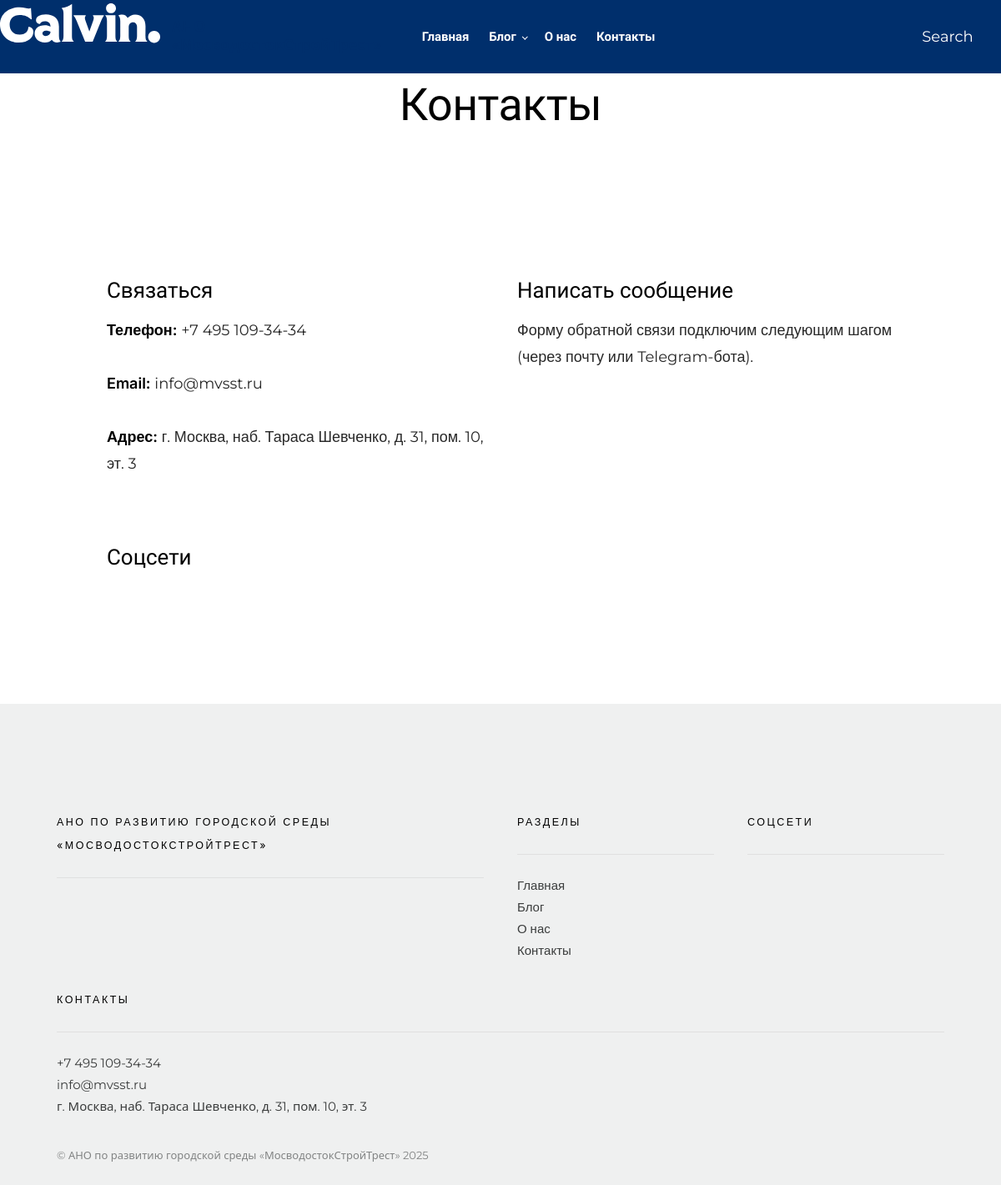
Page /contact/ on the committed database.
### core/models.py (models this page shows, shortened)
class SiteSettings(models.Model):
    site_title = models.CharField("Название сайта", max_length=200, default="МВС СТ")
    organization_name = models.CharField("Название организации", max_length=200, blank=True, default="МВС СТ")
    tagline = models.CharField("Слоган", max_length=250, blank=True, default="")
    logo = models.ImageField("Логотип (PNG/SVG как картинка)", upload_to="site/", blank=True, null=True)
    phone = models.CharField("Телефон", max_length=100, blank=True, default="")
    email = models.EmailField("Email", blank=True, default="")
    address = models.CharField("Адрес", max_length=300, blank=True, default="")
    about_title = models.CharField("Заголовок 'О нас'", max_length=200, blank=True, default="О нас")
    about_text = RichTextField("Текст 'О нас'", blank=True, default="")
    mission_title = models.CharField("Заголовок 'Миссия'", max_length=200, blank=True, default="Миссия")
    mission_text = RichTextField("Текст 'Миссия'", blank=True, default="")
    vk = models.URLField("VK", blank=True, default="")
    telegram = models.URLField("Telegram", blank=True, default="")
    youtube = models.URLField("YouTube", blank=True, default="")
    seo_title = models.CharField("SEO title", max_length=255, blank=True, default="")
    seo_description = models.CharField("SEO description", max_length=300, blank=True, default="")
    updated_at = models.DateTimeField(auto_now=True)
    class Meta:
        verbose_name = "Настройки сайта"
        verbose_name_plural = "Настройки сайта"

### core/views.py (the view)
# urls.py: path("contact/", ContactView.as_view(), name="contact"),
class ContactView(TemplateView):
    template_name = "pages/contact.html"

### core/context_processors.py (called while the page is built)
def site_settings(request):
    obj = SiteSettings.objects.first()
    return {"site": obj}

### templates/pages/contact.html (shortened to what this page needs)
{% extends "base.html" %}
{% block content %}
<section class="s-content s-content--no-top-padding">
    <div class="row">
        <div class="column large-12">
            <article class="s-content__entry">
                <div class="s-content__entry-header">
                    <h1 class="s-content__title">Контакты</h1>
                </div>
                <div class="s-content__primary">
                    <div class="row">
                        <div class="column large-6 tab-12">
                            <h4>Связаться</h4>
                            {% if site.phone %}<p><strong>Телефон:</strong> {{ site.phone }}</p>{% endif %}
                            {% if site.email %}<p><strong>Email:</strong> {{ site.email }}</p>{% endif %}
                            {% if site.address %}<p><strong>Адрес:</strong> {{ site.address }}</p>{% endif %}
                            <h4>Соцсети</h4>
                        </div>
                        <div class="column large-6 tab-12">
                            <h4>Написать сообщение</h4>
                            <p>Форму обратной связи подключим следующим шагом (через почту или Telegram-бота).</p>
                        </div>
                    </div>
                </div>
            </article>
        </div>
    </div>
</section>
{% endblock %}

### templates/base.html (shortened to what this page needs)
{% load static %}
<!DOCTYPE html>
<html class="no-js" lang="ru">
<head>
    <link rel="stylesheet" href="{% static 'theme/css/vendor.css' %}">
    <link rel="stylesheet" href="{% static 'theme/css/styles.css' %}">
    <link rel="stylesheet" href="{% static 'theme/css/brand.css' %}">
</head>
<body id="top">
    <header class="s-header">
        <div class="header__logo">
            <a href="{% url 'home' %}" class="brand-logo">
                <img src="{% static 'theme/images/logo.svg' %}" alt="МВССТ">
                <span class="brand-text">
                </span>
            </a>
        </div>
        <div class="row s-header__navigation">
            <nav class="s-header__nav-wrap">
                <ul class="s-header__nav">
                    <li><a href="{% url 'core:home' %}" title="">Главная</a></li>
                    <li class="has-children">
                        <a href="#0" title="">Блог</a>
                    </li>
                    <li><a href="{% url 'core:about' %}" title="">О нас</a></li>
                    <li><a href="{% url 'core:contact' %}" title="">Контакты</a></li>
                </ul>
            </nav>
        </div>
        <a class="s-header__search-trigger" href="#0">
            <span>Search</span>
        </a>
    </header>
    {% block content %}{% endblock %}
    <footer class="s-footer">
        <div class="s-footer__main">
            <div class="row">
                <div class="column large-4 medium-6 tab-12 s-footer__info">
                    <h5>{{ site.organization_name|default:"МВС СТ" }}</h5>
                </div>
                <div class="column large-2 medium-3 tab-6 s-footer__site-links">
                    <h5>Разделы</h5>
                    <ul class="link-list">
                        <li><a href="{% url 'core:home' %}">Главная</a></li>
                        <li><a href="{% url 'blog:index' %}">Блог</a></li>
                        <li><a href="{% url 'core:about' %}">О нас</a></li>
                        <li><a href="{% url 'core:contact' %}">Контакты</a></li>
                    </ul>
                </div>
                <div class="column large-2 medium-3 tab-6 s-footer__social-links">
                    <h5>Соцсети</h5>
                </div>
                <div class="column large-4 medium-12 s-footer__subscribe">
                    <h5>Контакты</h5>
                    <p>
                        {% if site.phone %}<div>{{ site.phone }}</div>{% endif %}
                        {% if site.email %}<div>{{ site.email }}</div>{% endif %}
                        {% if site.address %}<div>{{ site.address }}</div>{% endif %}
                    </p>
                </div>
            </div>
        </div>
        <div class="s-footer__bottom">
            <div class="row">
                <div class="column">
                    <div class="ss-copyright">
                        <span>© {{ site.organization_name|default:"МВС СТ" }} {% now "Y" %}</span>
                    </div>
                </div>
            </div>
        </div>
    </footer>
</body>
</html>

### static/theme/css/brand.css (style rules this page uses)
:root { --brand-royal-blue: #002F6C; --brand-sky-blue: #9BCBEB; --brand-orange: #FF8200; --brand-green: #44883E; --brand-red: #C8102E; --font-heading: "Unbounded", sans-serif; --font-body: "Montserrat", sans-serif; }
h1,h2,h3,h4,h5,.s-header__nav a,.entry__title a { font-family: var(--font-heading); }
body, p, li, .entry__excerpt, .s-content__primary { font-family: var(--font-body); }
a { color: var(--brand-royal-blue); }
:root { --mvsst-blue: #002F6C; --mvsst-sky: #9BCBEB; --mvsst-red: #C8102E; --mvsst-green:#44883E; --mvsst-orange:#FF8200; }
body { font-family: "Montserrat", system-ui, -apple-system, "Segoe UI", Arial, sans-serif; }
h1,h2,h3,h4,h5,h6, .s-content__title, .s-hero__slide-title { font-family: "Unbounded", system-ui, -apple-system, "Segoe UI", Arial, sans-serif; }
a { color: var(--mvsst-blue); }
.s-header { background: var(--mvsst-blue); }
.s-header a, .s-header .s-header__nav a { color:#fff; }
.brand-logo { display: flex; align-items: center; gap: 14px; text-decoration: none; }
.brand-logo img { height: 48px; width: auto; }
.brand-text { font-family: var(--brand-font-heading); font-size: 18px; font-weight: 600; color: var(--brand-royal-blue); line-height: 1.2; }

### rows in the picture
SiteSettings: phone "+7 495 109-34-34", email "info@mvsst.ru", address "г. Москва, наб. Тараса Шевченко, д. 31, пом. 10, эт. 3", organization_name "АНО ПО РАЗВИТИЮ ГОРОДСКОЙ СРЕДЫ «МОСВОДОСТОКСТРОЙТРЕСТ»", organization_name "АНО по развитию городской среды «МосводостокСтройТрест»"
